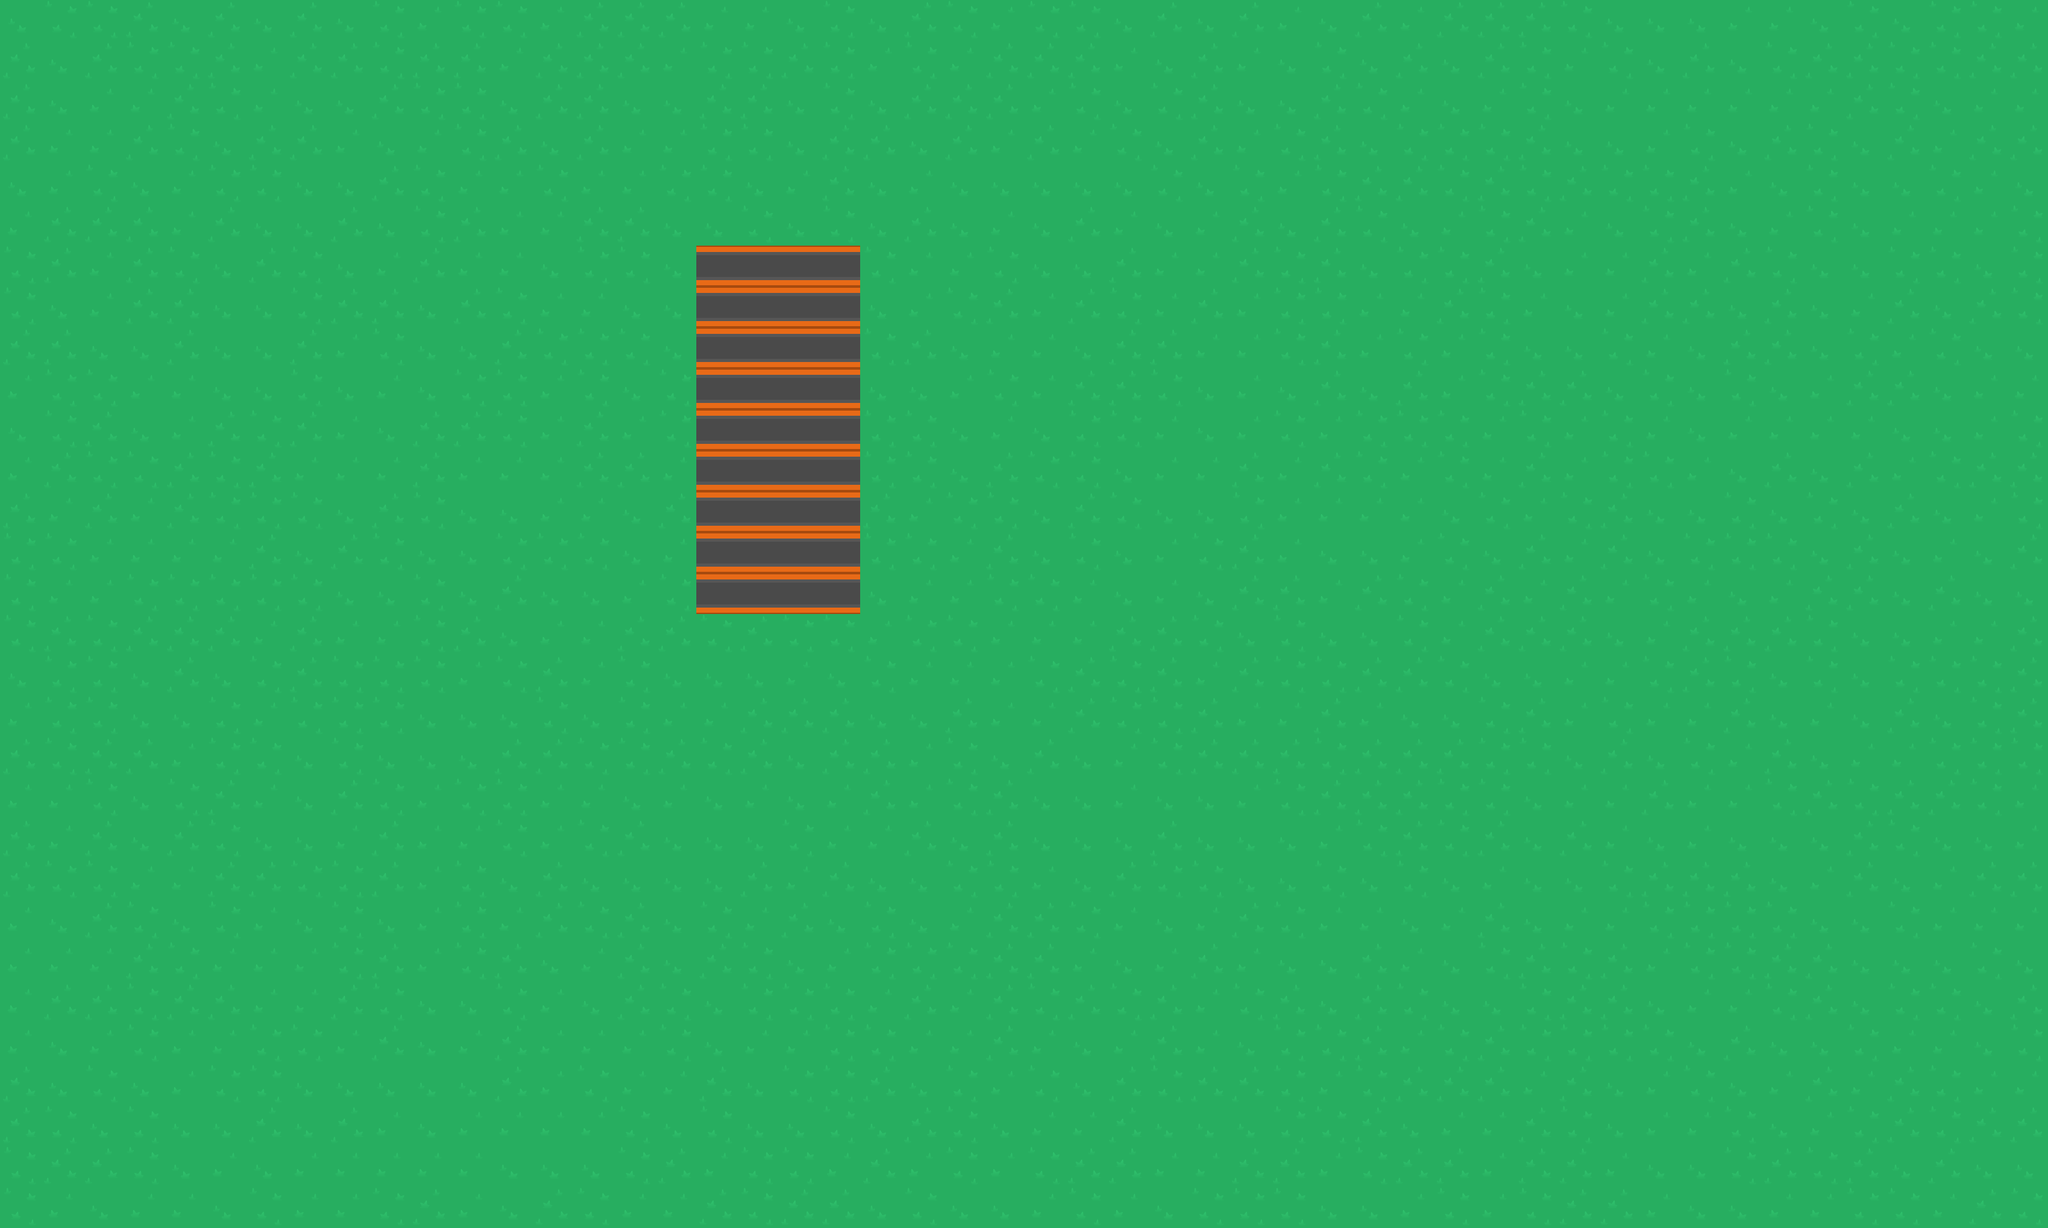

Below is a game level as drawn by its tile map, then a one-line description and the .tmx file that defines it, in full:
An orthogonal 50x30 tile map with 64x64 px tiles, 2 tile layers (Tile Layer 1, Tile Layer 2) and 3 objects (wall, player, zombie).

<map version="1.4" tiledversion="2020.06.12" orientation="orthogonal" renderorder="right-down" width="50" height="30" tilewidth="64" tileheight="64" infinite="0" nextlayerid="4" nextobjectid="8">
 <tileset firstgid="1" source="../img/TILE.tsx" />
 <layer id="1" name="Tile Layer 1" width="50" height="30">
  <data encoding="csv">
4,2,2,1,4,1,4,1,4,2,3,2,2,3,1,1,1,3,3,4,2,4,1,2,3,2,2,4,1,4,1,3,4,1,3,1,1,1,2,4,4,4,3,3,4,2,4,2,2,3,
1,4,1,2,2,1,3,1,1,2,1,1,3,1,1,1,3,2,2,1,2,3,2,3,1,1,1,3,4,1,3,4,2,4,1,4,1,2,3,2,4,1,4,2,1,1,2,2,1,1,
1,4,3,3,1,2,3,4,4,1,2,2,4,1,1,4,4,1,1,4,2,4,1,1,1,3,2,4,2,1,4,4,1,2,3,4,3,2,4,3,3,3,3,3,3,1,2,4,3,3,
1,3,3,1,2,4,1,1,3,4,3,2,1,4,1,3,3,2,2,4,1,1,4,1,3,1,3,2,4,1,3,2,1,4,2,2,2,1,4,4,3,2,4,1,2,4,1,3,1,1,
4,3,2,4,3,2,2,4,4,1,2,3,3,2,3,3,2,2,4,3,1,4,3,4,4,4,4,4,2,4,2,3,2,1,1,2,1,2,1,2,2,1,3,4,2,4,4,2,3,4,
3,1,1,1,3,1,4,4,1,4,2,1,3,3,1,1,4,4,2,4,2,4,1,4,3,4,1,3,4,3,1,4,1,2,4,3,2,1,3,4,2,1,4,3,2,4,3,3,3,2,
2,1,3,1,2,4,1,2,4,3,1,3,3,4,2,2,4,3,4,1,3,2,3,3,2,4,4,1,3,3,1,2,1,4,2,2,1,4,3,3,1,3,1,2,4,4,2,2,4,2,
2,4,3,1,1,4,4,2,1,1,4,1,2,3,3,4,4,4,1,3,4,4,3,2,1,3,1,2,3,1,3,2,2,3,3,1,2,3,4,3,1,1,4,1,4,3,1,4,1,2,
1,1,4,4,1,4,4,1,3,2,4,4,1,2,2,2,4,2,3,3,3,2,1,4,3,3,4,1,1,3,3,2,1,3,2,3,2,4,4,2,3,4,1,1,4,2,3,2,4,4,
3,2,2,3,3,4,4,2,4,3,4,2,2,3,2,4,2,1,1,4,4,4,4,3,2,3,1,1,2,4,3,4,1,4,1,3,2,1,1,4,2,4,2,4,3,1,1,4,3,3,
4,2,1,4,3,1,2,1,3,4,1,1,2,3,1,3,2,1,4,2,4,2,2,4,3,4,2,2,3,4,3,2,3,2,2,2,3,2,3,2,3,4,3,3,3,3,4,4,3,2,
3,1,2,2,1,2,1,3,3,3,1,3,3,3,1,1,3,4,1,4,4,2,2,4,1,2,2,4,3,3,1,3,1,2,3,2,3,1,3,2,2,3,4,1,4,1,3,2,1,1,
1,3,1,3,1,2,2,2,4,1,2,4,4,3,3,4,1,2,3,1,3,1,3,2,2,4,1,2,4,4,2,3,3,3,3,4,2,3,2,1,4,4,2,4,2,4,1,4,3,2,
2,2,3,3,3,3,1,4,1,2,4,4,2,2,2,4,3,3,2,3,1,2,2,3,1,4,2,4,3,2,1,3,4,4,3,2,4,1,3,1,4,2,2,2,4,1,4,3,4,1,
2,3,3,2,2,2,2,2,4,4,2,4,1,4,4,3,2,3,1,4,4,4,3,3,2,2,3,4,3,4,1,1,3,1,2,3,1,3,1,3,2,3,4,3,1,1,4,1,4,4,
2,1,2,1,1,1,3,1,3,3,2,1,4,3,3,1,1,2,1,2,2,3,2,2,3,3,3,1,1,2,4,2,4,4,2,3,1,1,1,4,3,1,1,1,2,4,4,3,3,1,
4,2,2,4,1,4,2,1,2,2,2,3,2,1,3,2,4,4,4,3,4,2,3,3,3,2,1,2,1,3,1,2,2,1,1,2,4,4,3,3,2,1,2,4,2,4,2,2,2,1,
3,2,2,4,4,2,3,2,2,2,4,4,4,2,4,2,3,3,1,1,1,4,4,1,3,3,1,2,2,1,3,3,1,3,4,4,2,1,3,2,3,3,1,4,3,4,1,4,2,1,
1,2,1,1,3,2,2,4,2,4,4,4,1,1,2,2,1,2,1,4,1,1,3,2,4,1,4,3,2,1,1,1,2,1,1,1,2,2,4,1,4,2,3,1,4,3,3,2,2,2,
3,3,2,4,2,1,3,4,1,2,3,2,2,3,3,4,3,4,3,4,3,1,3,2,1,4,4,3,4,4,3,2,1,1,1,2,2,4,3,3,1,3,3,2,1,2,1,1,2,3,
1,3,1,4,1,2,4,4,3,1,3,3,2,3,2,1,4,4,4,2,3,3,1,4,1,4,4,4,1,4,4,4,3,2,1,2,1,4,1,3,4,3,4,4,4,1,2,4,4,3,
1,2,2,3,3,1,1,2,2,1,3,2,4,1,4,4,4,4,1,3,1,4,4,2,2,3,4,1,2,2,4,4,2,4,2,4,3,4,4,2,1,1,1,4,3,1,4,3,1,1,
3,4,1,2,4,2,3,4,2,4,3,2,3,1,2,1,4,2,3,1,4,2,4,3,1,1,2,3,4,3,1,2,3,3,4,3,1,4,3,3,2,2,2,2,4,4,2,3,3,3,
3,3,3,1,2,3,3,3,2,1,3,2,1,4,3,1,4,1,2,4,3,2,2,2,1,1,3,4,3,1,3,4,4,1,3,4,2,1,2,1,3,2,2,1,1,4,4,4,2,4,
3,1,1,2,1,1,3,3,1,2,4,4,2,3,4,1,2,4,2,2,2,3,1,3,1,2,1,2,1,3,2,1,4,1,2,4,4,2,1,1,4,3,3,2,1,4,2,2,4,1,
3,4,3,2,3,3,2,2,3,1,4,3,1,3,3,3,2,4,3,3,2,2,3,3,1,3,4,3,1,3,4,2,2,1,3,2,1,2,2,2,2,4,1,4,4,2,3,3,4,2,
1,4,2,4,3,2,2,4,4,4,4,4,1,3,2,3,3,1,4,2,2,1,4,2,3,2,4,1,2,1,1,2,3,2,1,1,1,3,1,4,3,2,4,3,1,3,1,2,3,3,
1,2,4,2,4,4,1,4,1,3,4,3,3,3,3,2,4,2,4,4,2,4,1,2,4,3,3,1,4,4,4,2,2,1,4,3,3,1,2,4,3,3,2,4,3,2,1,2,1,1,
2,1,1,2,4,3,4,3,3,3,3,3,4,4,4,2,1,3,2,2,3,1,3,2,3,2,1,1,3,3,1,1,3,2,1,1,3,1,1,3,4,4,2,1,2,1,4,1,4,4,
2,3,4,3,3,4,2,3,3,2,1,3,4,1,2,3,3,1,2,1,1,4,2,4,4,3,2,3,4,2,2,2,4,4,3,2,3,2,1,1,3,4,4,3,3,2,2,3,1,2
</data>
 </layer>
 <layer id="2" name="Tile Layer 2" width="50" height="30">
  <data encoding="csv">
0,0,0,0,0,0,0,0,0,0,0,0,0,0,0,0,0,0,0,0,0,0,0,0,0,0,0,0,0,0,0,0,0,0,0,0,0,0,0,0,0,0,0,0,0,0,0,0,0,0,
0,0,0,0,0,0,0,0,0,0,0,0,0,0,0,0,0,0,0,0,0,0,0,0,0,0,0,0,0,0,0,0,0,0,0,0,0,0,0,0,0,0,0,0,0,0,0,0,0,0,
0,0,0,0,0,0,0,0,0,0,0,0,0,0,0,0,0,0,0,0,0,0,0,0,0,0,0,0,0,0,0,0,0,0,0,0,0,0,0,0,0,0,0,0,0,0,0,0,0,0,
0,0,0,0,0,0,0,0,0,0,0,0,0,0,0,0,0,0,0,0,0,0,0,0,0,0,0,0,0,0,0,0,0,0,0,0,0,0,0,0,0,0,0,0,0,0,0,0,0,0,
0,0,0,0,0,0,0,0,0,0,0,0,0,0,0,0,0,0,0,0,0,0,0,0,0,0,0,0,0,0,0,0,0,0,0,0,0,0,0,0,0,0,0,0,0,0,0,0,0,0,
0,0,0,0,0,0,0,0,0,0,0,0,0,0,0,0,0,0,0,0,0,0,0,0,0,0,0,0,0,0,0,0,0,0,0,0,0,0,0,0,0,0,0,0,0,0,0,0,0,0,
0,0,0,0,0,0,0,0,0,0,0,0,0,0,0,0,0,111,111,111,111,0,0,0,0,0,0,0,0,0,0,0,0,0,0,0,0,0,0,0,0,0,0,0,0,0,0,0,0,0,
0,0,0,0,0,0,0,0,0,0,0,0,0,0,0,0,0,111,111,111,111,0,0,0,0,0,0,0,0,0,0,0,0,0,0,0,0,0,0,0,0,0,0,0,0,0,0,0,0,0,
0,0,0,0,0,0,0,0,0,0,0,0,0,0,0,0,0,111,111,111,111,0,0,0,0,0,0,0,0,0,0,0,0,0,0,0,0,0,0,0,0,0,0,0,0,0,0,0,0,0,
0,0,0,0,0,0,0,0,0,0,0,0,0,0,0,0,0,111,111,111,111,0,0,0,0,0,0,0,0,0,0,0,0,0,0,0,0,0,0,0,0,0,0,0,0,0,0,0,0,0,
0,0,0,0,0,0,0,0,0,0,0,0,0,0,0,0,0,111,111,111,111,0,0,0,0,0,0,0,0,0,0,0,0,0,0,0,0,0,0,0,0,0,0,0,0,0,0,0,0,0,
0,0,0,0,0,0,0,0,0,0,0,0,0,0,0,0,0,111,111,111,111,0,0,0,0,0,0,0,0,0,0,0,0,0,0,0,0,0,0,0,0,0,0,0,0,0,0,0,0,0,
0,0,0,0,0,0,0,0,0,0,0,0,0,0,0,0,0,111,111,111,111,0,0,0,0,0,0,0,0,0,0,0,0,0,0,0,0,0,0,0,0,0,0,0,0,0,0,0,0,0,
0,0,0,0,0,0,0,0,0,0,0,0,0,0,0,0,0,111,111,111,111,0,0,0,0,0,0,0,0,0,0,0,0,0,0,0,0,0,0,0,0,0,0,0,0,0,0,0,0,0,
0,0,0,0,0,0,0,0,0,0,0,0,0,0,0,0,0,111,111,111,111,0,0,0,0,0,0,0,0,0,0,0,0,0,0,0,0,0,0,0,0,0,0,0,0,0,0,0,0,0,
0,0,0,0,0,0,0,0,0,0,0,0,0,0,0,0,0,0,0,0,0,0,0,0,0,0,0,0,0,0,0,0,0,0,0,0,0,0,0,0,0,0,0,0,0,0,0,0,0,0,
0,0,0,0,0,0,0,0,0,0,0,0,0,0,0,0,0,0,0,0,0,0,0,0,0,0,0,0,0,0,0,0,0,0,0,0,0,0,0,0,0,0,0,0,0,0,0,0,0,0,
0,0,0,0,0,0,0,0,0,0,0,0,0,0,0,0,0,0,0,0,0,0,0,0,0,0,0,0,0,0,0,0,0,0,0,0,0,0,0,0,0,0,0,0,0,0,0,0,0,0,
0,0,0,0,0,0,0,0,0,0,0,0,0,0,0,0,0,0,0,0,0,0,0,0,0,0,0,0,0,0,0,0,0,0,0,0,0,0,0,0,0,0,0,0,0,0,0,0,0,0,
0,0,0,0,0,0,0,0,0,0,0,0,0,0,0,0,0,0,0,0,0,0,0,0,0,0,0,0,0,0,0,0,0,0,0,0,0,0,0,0,0,0,0,0,0,0,0,0,0,0,
0,0,0,0,0,0,0,0,0,0,0,0,0,0,0,0,0,0,0,0,0,0,0,0,0,0,0,0,0,0,0,0,0,0,0,0,0,0,0,0,0,0,0,0,0,0,0,0,0,0,
0,0,0,0,0,0,0,0,0,0,0,0,0,0,0,0,0,0,0,0,0,0,0,0,0,0,0,0,0,0,0,0,0,0,0,0,0,0,0,0,0,0,0,0,0,0,0,0,0,0,
0,0,0,0,0,0,0,0,0,0,0,0,0,0,0,0,0,0,0,0,0,0,0,0,0,0,0,0,0,0,0,0,0,0,0,0,0,0,0,0,0,0,0,0,0,0,0,0,0,0,
0,0,0,0,0,0,0,0,0,0,0,0,0,0,0,0,0,0,0,0,0,0,0,0,0,0,0,0,0,0,0,0,0,0,0,0,0,0,0,0,0,0,0,0,0,0,0,0,0,0,
0,0,0,0,0,0,0,0,0,0,0,0,0,0,0,0,0,0,0,0,0,0,0,0,0,0,0,0,0,0,0,0,0,0,0,0,0,0,0,0,0,0,0,0,0,0,0,0,0,0,
0,0,0,0,0,0,0,0,0,0,0,0,0,0,0,0,0,0,0,0,0,0,0,0,0,0,0,0,0,0,0,0,0,0,0,0,0,0,0,0,0,0,0,0,0,0,0,0,0,0,
0,0,0,0,0,0,0,0,0,0,0,0,0,0,0,0,0,0,0,0,0,0,0,0,0,0,0,0,0,0,0,0,0,0,0,0,0,0,0,0,0,0,0,0,0,0,0,0,0,0,
0,0,0,0,0,0,0,0,0,0,0,0,0,0,0,0,0,0,0,0,0,0,0,0,0,0,0,0,0,0,0,0,0,0,0,0,0,0,0,0,0,0,0,0,0,0,0,0,0,0,
0,0,0,0,0,0,0,0,0,0,0,0,0,0,0,0,0,0,0,0,0,0,0,0,0,0,0,0,0,0,0,0,0,0,0,0,0,0,0,0,0,0,0,0,0,0,0,0,0,0,
0,0,0,0,0,0,0,0,0,0,0,0,0,0,0,0,0,0,0,0,0,0,0,0,0,0,0,0,0,0,0,0,0,0,0,0,0,0,0,0,0,0,0,0,0,0,0,0,0,0
</data>
 </layer>
 <objectgroup id="3" name="Object Layer 1">
  <object id="1" name="wall" x="1072.82" y="406.931" width="263.58" height="554.905" />
  <object id="3" name="player" x="351.44" y="305.198" width="110.981" height="92.4842" />
  <object id="7" name="zombie" x="1942.17" y="356.064" width="110.981" height="92.4842" />
 </objectgroup>
</map>
